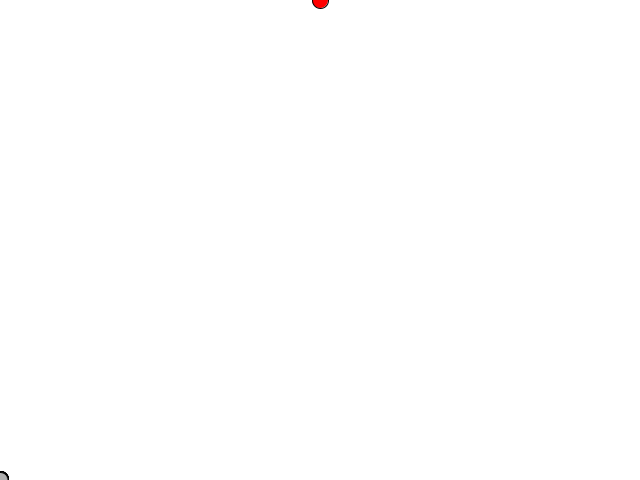
Frame 1 (no input)
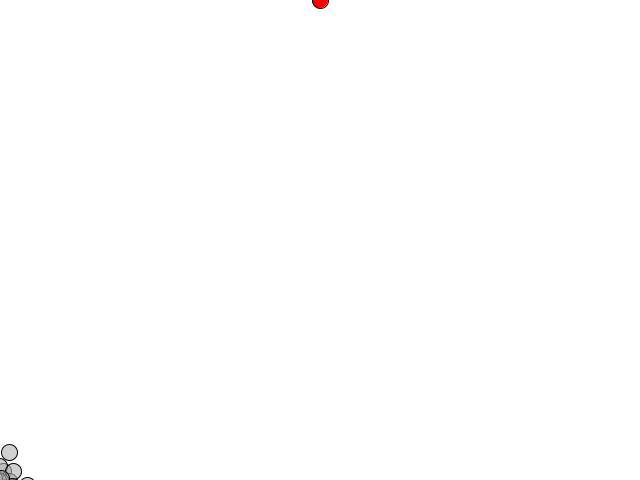
Frame 60 (the mouse pressed at the canvas centre just before this capture)
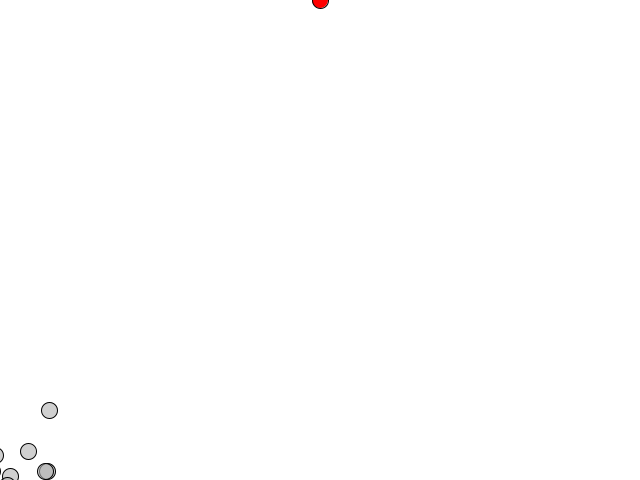
Frame 120 (the mouse held since frame 60 and released just before this capture)

The Processing sketch that drew these frames (run headless with seeded random() and noise(); from frame 60 on, the mouse is pressed at the canvas centre):

// Processing sketch: sketch_9_10_SmartRockets
// ── sketch_9_10_SmartRockets.pde
int lifetime;
int lifeCounter;
float mutationRate = 0.01;
int populationSize = 25;

Rocket rocket;
Target target;

Population population;

void setup(){
 
  size(640,480);
  lifetime = 500;
  lifeCounter = 0;
  
  target = new Target(new PVector(width/2,0));
 //<>//
  population = new Population(mutationRate, populationSize);
  
}


void draw(){
 
  
  background(255);
  
  if (lifeCounter < lifetime){
   population.live(); 
   lifeCounter++;
  } else{
   lifeCounter = 0; //<>//
   population.fitness(target.location);
   population.selection();
   population.reproduction();
    
  }
  
  target.run();
  
  
}
// ── DNA.pde

class DNA {
  
  PVector[] genes;
  float maxforce = 0.1;

  
  DNA(){
    genes = new PVector[lifetime];
    for (int i =0; i < genes.length; i++){
      genes[i] = PVector.random2D();
      genes[i].mult(random(0,maxforce));
    }
  }
 
 
 DNA crossover(DNA partner){
   DNA child = new DNA();
   
   int midpoint = int(random(genes.length));
   for (int i = 0; i < genes.length; i++){
     if (i > midpoint){
       child.genes[i] = genes[i];
     } else{
       child.genes[i] = partner.genes[i];
     }
  }
  return child;
 }
 
 void mutate(float mutationRate){
  
   for (int i = 0; i < genes.length; i++){
    if (random(1) < mutationRate){
      genes[i] = PVector.random2D();
      genes[i].mult(random(0,maxforce));
   }
   
 } 
 
}
}
// ── Population.pde
class Population{
  
  float mutationRate;
  
  Rocket[] population;
  ArrayList<Rocket> matingPool;
  int generations;
  float maxFitness;
  int populationSize;
  
  Population(float m, int s){
    mutationRate = m;
    populationSize = s;
    population = new Rocket[populationSize];
    
    for (int i = 0; i < population.length; i++){
      population[i] = new Rocket();
    }
  }
  
  void fitness(PVector target){
    maxFitness = 0;
    for (int i = 0; i < population.length; i++){
     population[i].fitness(target);
     population[i].geneCounter = 0;
     if (population[i].fitness > maxFitness){
       maxFitness = population[i].fitness;
     }
    }
    for (int i = 0; i < population.length; i++){
      population[i].fitness /= maxFitness;
    }
  }
  void selection(){
  
    matingPool = new ArrayList<Rocket>();
    for (int i =0; i < population.length; i++){
     int n = int (population[i].fitness * 100);
     for (int j = 0; j < n; j++){
      matingPool.add(population[i]); 
     }
    }
  
  }
  void reproduction(){
  
    Rocket[] newPopulation = new Rocket[populationSize];
    for (int i = 0; i < population.length; i++){

      
      Rocket parentA = getRocket();
      Rocket parentB = getRocket();
      DNA child = parentA.dna.crossover(parentB.dna);
      child.mutate(mutationRate);
      newPopulation[i] = new Rocket(child);
    }
    population = newPopulation;
  }
  
  Rocket getRocket(){
    int b = int (random (matingPool.size()));
    Rocket parent = matingPool.get(b);
    return parent;
  }
  
  void live(){
    for (int i = 0; i < population.length; i++){
      population[i].run();  
    }
  }
  
}
// ── Rocket.pde
class Rocket{
  
  DNA dna;
  float fitness;
  int geneCounter = 0;
  
  PVector location;
  PVector velocity;
  PVector acceleration;
  
  int size = 16;
  
  Rocket(){
    dna = new DNA();
    location = new PVector(0,height);
    velocity = new PVector(0,0);
    acceleration = new PVector(0,0);

  }
  Rocket(DNA d){
    dna = d;
    location = new PVector(0,height);
    velocity = new PVector(0,0);
    acceleration = new PVector(0,0);

  }
  
  void applyForce(PVector f){
    
   acceleration.add(f); 
  }
  
  void update(){
   velocity.add(acceleration);
   location.add(velocity);
   acceleration.mult(0);
    
  }
  
  void display(){
   stroke(0);
   fill(175,150);
   ellipse(location.x,location.y,size,size);
  }
  
  void run(){
   
    applyForce(dna.genes[geneCounter]);
    geneCounter++;
    update();
    display();
  }
  
  void fitness(PVector target){
   float d = PVector.dist(location,target);
   
   fitness = 1/d;
  } 
  
}
// ── Target.pde
class Target{
  
  PVector location;
  PVector velocity;
  PVector acceleration;
  
  int size = 16;

  Target(PVector l){
    location = l;
    velocity = new PVector(0,0);
    acceleration = new PVector(0,0);
  }
  
  void applyForce(PVector f){
    
   acceleration.add(f); 
  }
  
  void update(){
   velocity.add(acceleration);
   location.add(velocity);
   acceleration.mult(0);
    
  }
  
  void display(){
   stroke(0);
   fill(255,0,0);
   ellipse(location.x,location.y,size,size);
  }
  
  void run(){
    update();
    display();
  }
  

  
}
